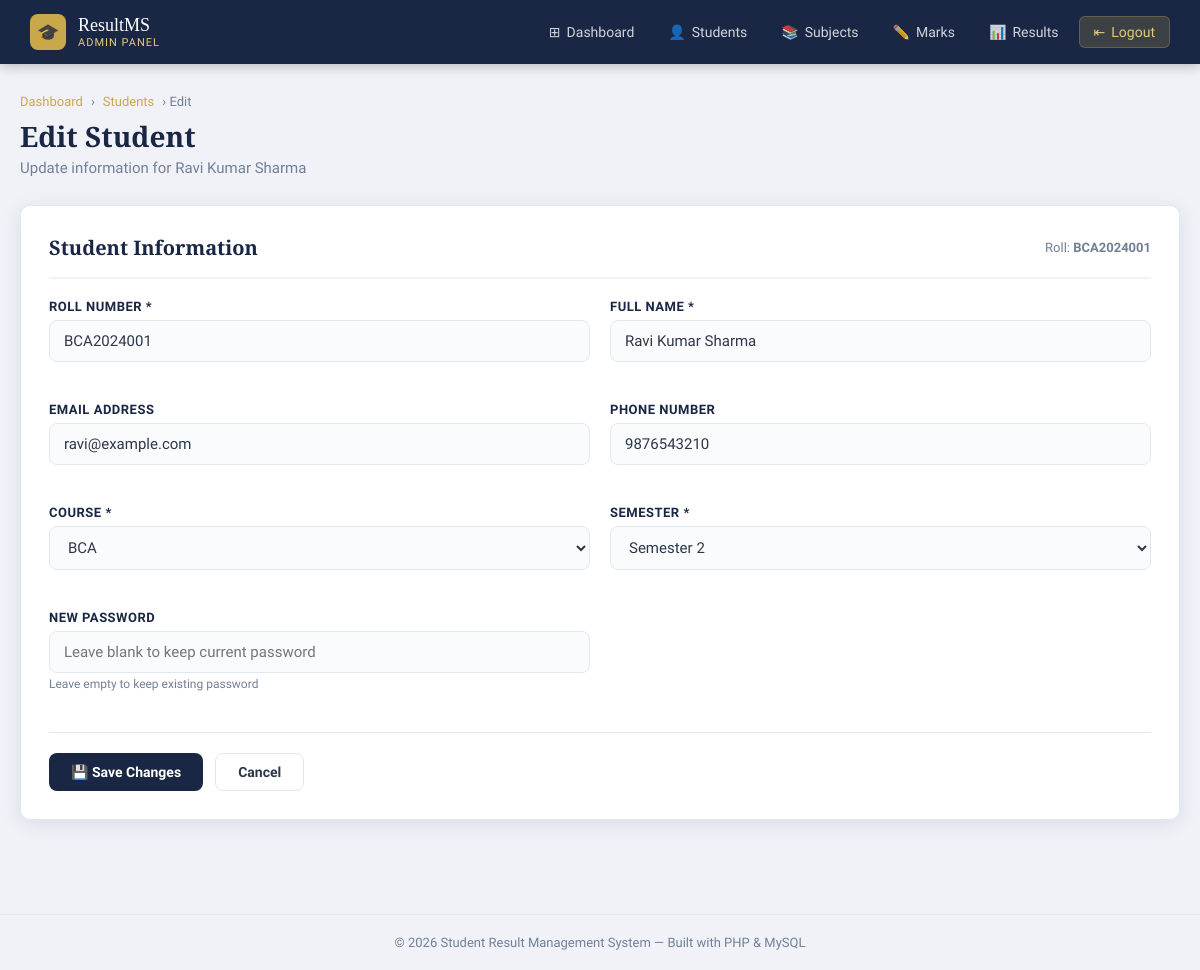
Screenshot of /edit_student.php?id=1 (signed in) with the database file from the repository.
### tables this page shows
CREATE TABLE IF NOT EXISTS students (
    id INT AUTO_INCREMENT PRIMARY KEY,
    roll_number VARCHAR(20) NOT NULL UNIQUE,
    full_name VARCHAR(100) NOT NULL,
    email VARCHAR(100),
    phone VARCHAR(15),
    course VARCHAR(100) NOT NULL,
    semester INT NOT NULL,
    password VARCHAR(255) NOT NULL,
    created_at TIMESTAMP DEFAULT CURRENT_TIMESTAMP
);

### edit_student.php (the view, shortened to what this page needs)
<?php
require_once '../config.php';
$id = isset($_GET['id']) ? (int)$_GET['id'] : 0;
$result  = mysqli_query($conn, "SELECT * FROM students WHERE id=$id");
$student = mysqli_fetch_assoc($result);
include '../includes/header.php';
include '../includes/admin_nav.php';
?>
<div class="page-wrapper">
    <div class="page-header">
        <div class="breadcrumb">
            <a href="dashboard.php">Dashboard</a> ›
            <a href="students.php">Students</a> › Edit
        </div>
        <h1>Edit Student</h1>
        <p>Update information for <?php echo htmlspecialchars($student['full_name']); ?></p>
    </div>
    <div class="card">
        <div class="card-header">
            <h2>Student Information</h2>
            <span style="font-size:13px;color:#718096;">
                Roll: <strong><?php echo htmlspecialchars($student['roll_number']); ?></strong>
            </span>
        </div>
        <form method="POST" action="">
            <div class="form-grid">
                <div class="form-group">
                    <label>Roll Number *</label>
                    <input type="text" class="form-control" name="roll_number"
                           value="<?php echo htmlspecialchars($student['roll_number']); ?>"
                           style="text-transform:uppercase;" required>
                </div>
                <div class="form-group">
                    <label>Full Name *</label>
                    <input type="text" class="form-control" name="full_name"
                           value="<?php echo htmlspecialchars($student['full_name']); ?>" required>
                </div>
                <div class="form-group">
                    <label>Email Address</label>
                    <input type="email" class="form-control" name="email"
                           value="<?php echo htmlspecialchars($student['email']); ?>">
                </div>
                <div class="form-group">
                    <label>Phone Number</label>
                    <input type="text" class="form-control" name="phone"
                           value="<?php echo htmlspecialchars($student['phone']); ?>" maxlength="15">
                </div>
                <div class="form-group">
                    <label>Course *</label>
                    <select class="form-control" name="course" required>
                        <?php
                        $courses = ['BCA','MCA','BSc CS','BBA','BCom','BA'];
                        foreach ($courses as $c) {
                            $sel = ($c === $student['course']) ? 'selected' : '';
                            echo "<option value='$c' $sel>$c</option>";
                        }
                        ?>
                    </select>
                </div>
                <div class="form-group">
                    <label>Semester *</label>
                    <select class="form-control" name="semester" required>
                        <?php for ($s = 1; $s <= 8; $s++): ?>
                            <option value="<?php echo $s; ?>"
                                <?php echo ($s == $student['semester']) ? 'selected' : ''; ?>>
                                Semester <?php echo $s; ?>
                            </option>
                        <?php endfor; ?>
                    </select>
                </div>
                <div class="form-group">
                    <label>New Password</label>
                    <input type="text" class="form-control" name="password"
                           placeholder="Leave blank to keep current password">
                    <small style="color:#718096;font-size:12px;">
                        Leave empty to keep existing password
                    </small>
                </div>
            </div>
            <div class="divider"></div>
            <div style="display:flex;gap:12px;">
                <button type="submit" class="btn btn-primary">💾 Save Changes</button>
                <a href="students.php" class="btn btn-outline">Cancel</a>
            </div>
        </form>
    </div>
</div>
<?php include '../includes/footer.php'; ?>

### header.php (style rules this page uses)
* { margin: 0; padding: 0; box-sizing: border-box; }
:root { --navy: #1a2744; --navy-lt: #243460; --gold: #c9a84c; --gold-lt: #e4c97e; --white: #ffffff; --bg: #f0f2f8; --card: #ffffff; --text: #2d3748; --muted: #718096; --border: #e2e8f0; --success: #276749; --danger: #c53030; --warning: #d97706; --info: #2b6cb0; --radius: 10px; --shadow: 0 4px 20px rgba(26,39,68,0.10); }
body { font-family: 'Source Sans 3', sans-serif; background: var(--bg); color: var(--text); min-height: 100vh; }
.page-wrapper { max-width: 1200px; margin: 0 auto; padding: 30px 20px; }
.page-header { margin-bottom: 28px; }
.page-header h1 { font-family: 'Playfair Display', serif; font-size: 28px; color: var(--navy); margin-bottom: 4px; }
.page-header p { color: var(--muted); font-size: 15px; }
.page-header .breadcrumb { display: flex; align-items: center; gap: 8px; font-size: 13px; color: var(--muted); margin-bottom: 8px; }
.page-header .breadcrumb a { color: var(--gold); text-decoration: none; }
.card { background: var(--card); border-radius: var(--radius); box-shadow: var(--shadow); padding: 28px; margin-bottom: 24px; border: 1px solid var(--border); }
.card-header { display: flex; align-items: center; justify-content: space-between; margin-bottom: 20px; padding-bottom: 16px; border-bottom: 2px solid var(--bg); }
.card-header h2 { font-family: 'Playfair Display', serif; font-size: 20px; color: var(--navy); }
.form-group { margin-bottom: 20px; }
.form-group label { display: block; font-weight: 600; font-size: 13px; color: var(--navy); margin-bottom: 6px; text-transform: uppercase; letter-spacing: 0.5px; }
.form-control { width: 100%; padding: 11px 14px; border: 1.5px solid var(--border); border-radius: 8px; font-family: 'Source Sans 3', sans-serif; font-size: 15px; color: var(--text); background: #fafbfd; transition: border-color 0.2s, box-shadow 0.2s; }
.form-grid { display: grid; grid-template-columns: 1fr 1fr; gap: 20px; }
.btn { padding: 10px 22px; border: none; border-radius: 8px; font-family: 'Source Sans 3', sans-serif; font-size: 14px; font-weight: 600; cursor: pointer; text-decoration: none; display: inline-flex; align-items: center; gap: 7px; transition: all 0.2s; }
.btn-primary { background: var(--navy); color: var(--white); }
.btn-outline { background: transparent; border: 1.5px solid var(--border); color: var(--text); }
.divider { height: 1px; background: var(--border); margin: 20px 0; }

### rows the page displays
students: full_name "Ravi Kumar Sharma", roll_number "BCA2024001", email "ravi@example.com", phone "9876543210", semester "Semester 2"

### other values shown
SITE_NAME "Student Result Management System"
form field course "BCA"
